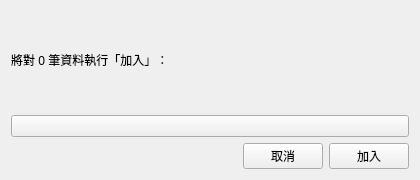
<?xml version="1.0" encoding="UTF-8"?>
<ui version="4.0">
 <class>caseSelectDialogContent</class>
 <widget class="QWidget" name="caseSelectDialogContent">
  <property name="geometry">
   <rect>
    <x>0</x>
    <y>0</y>
    <width>420</width>
    <height>180</height>
   </rect>
  </property>
  <property name="windowTitle">
   <string>加入案件</string>
  </property>
  <property name="dialogSize" stdset="0">
   <size>
    <width>420</width>
    <height>180</height>
   </size>
  </property>
  <layout class="QVBoxLayout" name="caseSelectLayout">
   <property name="spacing">
    <number>6</number>
   </property>
   <property name="leftMargin">
    <number>11</number>
   </property>
   <property name="topMargin">
    <number>11</number>
   </property>
   <property name="rightMargin">
    <number>11</number>
   </property>
   <property name="bottomMargin">
    <number>11</number>
   </property>
   <item>
    <widget class="QLabel" name="promptLabel">
     <property name="text">
      <string>將對 0 筆資料執行「加入」：</string>
     </property>
    </widget>
   </item>
   <item>
    <widget class="ComboBox" name="caseCombo" />
   </item>
   <item>
    <layout class="QHBoxLayout" name="buttonRow" stretch="1,0,0">
     <property name="spacing">
      <number>6</number>
     </property>
     <property name="leftMargin">
      <number>0</number>
     </property>
     <property name="topMargin">
      <number>0</number>
     </property>
     <property name="rightMargin">
      <number>0</number>
     </property>
     <property name="bottomMargin">
      <number>0</number>
     </property>
     <item>
      <spacer name="buttonRowSpacer">
       <property name="orientation">
        <enum>Qt::Horizontal</enum>
       </property>
       <property name="sizeHint" stdset="0">
        <size>
         <width>0</width>
         <height>0</height>
        </size>
       </property>
      </spacer>
     </item>
     <item>
      <widget class="PushButton" name="cancelButton">
       <property name="text">
        <string>取消</string>
       </property>
      </widget>
     </item>
     <item>
      <widget class="PrimaryPushButton" name="okButton">
       <property name="text">
        <string>加入</string>
       </property>
      </widget>
     </item>
    </layout>
   </item>
  </layout>
 </widget>
 <customwidgets>
 <customwidget>
  <class>ComboBox</class>
  <extends>QPushButton</extends>
  <header>qfluentwidgets</header>
 </customwidget>
 <customwidget>
  <class>PrimaryPushButton</class>
  <extends>QPushButton</extends>
  <header>qfluentwidgets</header>
 </customwidget>
 <customwidget>
  <class>PushButton</class>
  <extends>QPushButton</extends>
  <header>qfluentwidgets</header>
 </customwidget>
 </customwidgets>
 <resources />
 <connections />
</ui>
